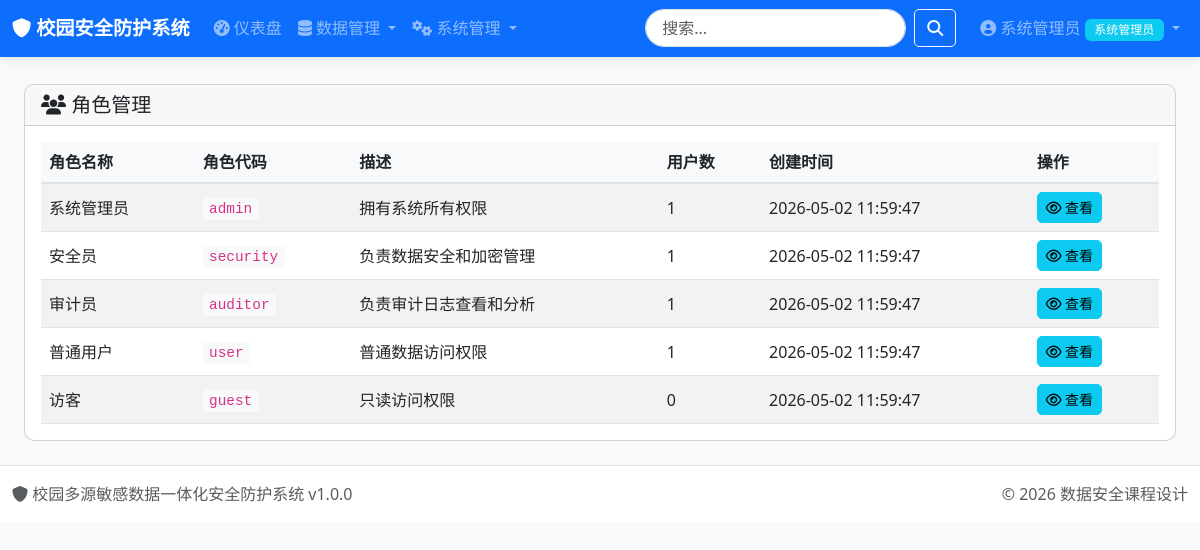
The page /admin/roles (signed in) on the database its author committed.
### tables this page shows
CREATE TABLE users (
                id INTEGER PRIMARY KEY AUTOINCREMENT,
                username VARCHAR(50) UNIQUE NOT NULL,
                password_hash VARCHAR(256) NOT NULL,
                salt VARCHAR(64) NOT NULL,
                real_name VARCHAR(50),
                email VARCHAR(100),
                phone VARCHAR(20),
                role_id INTEGER NOT NULL DEFAULT 3,
                department VARCHAR(100),
                position VARCHAR(50),
                status INTEGER DEFAULT 1,
                login_attempts INTEGER DEFAULT 0,
                last_login DATETIME,
                last_login_ip VARCHAR(45),
                password_changed_at DATETIME DEFAULT CURRENT_TIMESTAMP,
                created_at DATETIME DEFAULT CURRENT_TIMESTAMP,
                updated_at DATETIME DEFAULT CURRENT_TIMESTAMP,
                created_by INTEGER,
                FOREIGN KEY (role_id) REFERENCES roles(id)
            );

CREATE TABLE roles (
                id INTEGER PRIMARY KEY AUTOINCREMENT,
                name VARCHAR(50) UNIQUE NOT NULL,
                code VARCHAR(50) UNIQUE NOT NULL,
                description VARCHAR(200),
                level INTEGER DEFAULT 0,
                status INTEGER DEFAULT 1,
                created_at DATETIME DEFAULT CURRENT_TIMESTAMP,
                updated_at DATETIME DEFAULT CURRENT_TIMESTAMP
            );

### app/routes/admin.py (the view)
@admin_bp.route('/roles')
@login_required
@permission_required('role:view')
def roles():
    roles_list = rbac.get_all_roles()
    db = get_db()
    for role in roles_list:
        role['user_count'] = db.fetch_count('users', 'role_id = ?', (role['id'],))
    return render_template('admin/roles.html', roles=roles_list, title='角色管理')

### app.py (called while the page is built)
@login_manager.user_loader
def load_user(user_id):
    return User.get(user_id)

def register_context_processors():
    @app.context_processor
    def inject_now():
        return {'now': datetime.now()}
    @app.context_processor
    def inject_config():
        return {'config': Config}

### core/auth.py (called while the page is built)
    @property
    def is_authenticated(self) -> bool:
        return True

    def get_role(self) -> Dict[str, Any]:
        if self._role is None:
            from core.database import get_db
            db = get_db()
            self._role = db.fetch_one(
                "SELECT * FROM roles WHERE id = ?",
                (self.role_id,)
            )
        return self._role

    def get_permissions(self) -> List[str]:
        if self._permissions is None:
            from core.database import get_db
            db = get_db()
            results = db.fetch_all(
                """
                SELECT p.code
                FROM permissions p
                JOIN role_permissions rp ON p.id = rp.permission_id
                WHERE rp.role_id = ?
                """,
                (self.role_id,)
            )
            self._permissions = [r['code'] for r in results]
        return self._permissions

    def has_permission(self, permission: str) -> bool:
        return permission in self.get_permissions()

    @staticmethod
    def get(user_id: int) -> Optional['User']:
        from core.database import get_db
        db = get_db()
        user_data = db.fetch_one(
            "SELECT * FROM users WHERE id = ?",
            (user_id,)
        )
        return User(user_data) if user_data else None

### core/database.py (called while the page is built, shortened)
def get_db() -> DatabaseManager:
    if _db_manager is None:
        raise RuntimeError("数据库未初始化，请先调用 init_database()")
    return _db_manager

    def get_connection(self) -> sqlite3.Connection:
        return _local.connection

    def fetch_one(self, query: str, params: tuple = None) -> Optional[Dict]:
        conn = self.get_connection()
        cursor = conn.cursor()
        if params:
            cursor.execute(query, params)
        else:
            cursor.execute(query)
        row = cursor.fetchone()
        return dict(row) if row else None

    def fetch_all(self, query: str, params: tuple = None) -> List[Dict]:
        conn = self.get_connection()
        cursor = conn.cursor()
        if params:
            cursor.execute(query, params)
        else:
            cursor.execute(query)
        rows = cursor.fetchall()
        return [dict(row) for row in rows]

### templates/admin/roles.html (shortened to what this page needs)
{% extends "base.html" %}
{% block content %}
<div class="container-fluid">
    <div class="row">
        <div class="col-12">
            <div class="card">
                <div class="card-header d-flex justify-content-between align-items-center">
                    <h5 class="card-title mb-0"><i class="fa fa-users"></i> 角色管理</h5>
                </div>
                <div class="card-body">
                    <div class="table-responsive">
                        <table class="table table-striped table-hover">
                            <thead>
                                <tr>
                                    <th>角色名称</th>
                                    <th>角色代码</th>
                                    <th>描述</th>
                                    <th>用户数</th>
                                    <th>创建时间</th>
                                    <th>操作</th>
                                </tr>
                            </thead>
                            <tbody>
                                {% for role in roles %}
                                <tr>
                                    <td>{{ role.name }}</td>
                                    <td><code>{{ role.code }}</code></td>
                                    <td>{{ role.description or '-' }}</td>
                                    <td>{{ role.user_count or 0 }}</td>
                                    <td>{{ role.created_at }}</td>
                                    <td>
                                        <a href="{{ url_for('admin.role_detail', role_id=role.id) }}" class="btn btn-sm btn-info">
                                            <i class="fa fa-eye"></i> 查看
                                        </a>
                                    </td>
                                </tr>
                                {% endfor %}
                            </tbody>
                        </table>
                    </div>
                </div>
            </div>
        </div>
    </div>
</div>
{% endblock %}

### templates/base.html (shortened to what this page needs)
<!DOCTYPE html>
<html lang="zh-CN">
<head>
    <link href="https://cdn.jsdelivr.net/npm/bootstrap@5.3.0/dist/css/bootstrap.min.css" rel="stylesheet">
    <link href="https://cdn.jsdelivr.net/npm/font-awesome@4.7.0/css/font-awesome.min.css" rel="stylesheet">
    <link href="{{ url_for('static', filename='css/style.css') }}" rel="stylesheet">
</head>
<body class="bg-light">
    <nav class="navbar navbar-expand-lg navbar-dark bg-primary fixed-top">
        <div class="container-fluid">
            <a class="navbar-brand" href="{{ url_for('main.index') }}">
                <i class="fa fa-shield"></i> 校园安全防护系统
            </a>
            <div class="collapse navbar-collapse" id="navbarNav">
                <ul class="navbar-nav me-auto">
                    <li class="nav-item">
                        <a class="nav-link" href="{{ url_for('main.dashboard') }}">
                            <i class="fa fa-dashboard"></i> 仪表盘
                        </a>
                    </li>
                    <li class="nav-item dropdown">
                        <a class="nav-link dropdown-toggle" href="#" data-bs-toggle="dropdown">
                            <i class="fa fa-database"></i> 数据管理
                        </a>
                    </li>
                    {% if current_user.is_authenticated and current_user.has_permission('user:view') %}
                    <li class="nav-item dropdown">
                        <a class="nav-link dropdown-toggle" href="#" data-bs-toggle="dropdown">
                            <i class="fa fa-cogs"></i> 系统管理
                        </a>
                    </li>
                    {% endif %}
                </ul>
                <form class="d-flex me-3" action="{{ url_for('main.search') }}" method="get">
                    <input class="form-control me-2" type="search" name="q" placeholder="搜索..."
                        value="{{ request.args.get('q', '') }}">
                    <button class="btn btn-outline-light" type="submit">
                        <i class="fa fa-search"></i>
                    </button>
                </form>
                <ul class="navbar-nav">
                    {% if current_user.is_authenticated %}
                    <li class="nav-item dropdown">
                        <a class="nav-link dropdown-toggle" href="#" data-bs-toggle="dropdown">
                            <i class="fa fa-user-circle"></i>
                            {{ current_user.real_name or current_user.username }}
                            {% if current_user.get_role() %}
                            <span class="badge bg-info">{{ current_user.get_role()['name'] }}</span>
                            {% endif %}
                        </a>
                    </li>
                    {% else %}
                    <li class="nav-item">
                        <a class="nav-link" href="{{ url_for('auth.login') }}">
                            <i class="fa fa-sign-in"></i> 登录
                        </a>
                    </li>
                    {% endif %}
                </ul>
            </div>
        </div>
    </nav>
    <main class="container-fluid py-4" style="margin-top: 60px;">
        {% block content %}{% endblock %}
    </main>
    <footer class="footer mt-auto py-3 bg-white border-top">
        <div class="container-fluid">
            <div class="row">
                <div class="col-md-6">
                    <span class="text-muted">
                        <i class="fa fa-shield"></i> 校园多源敏感数据一体化安全防护系统 v1.0.0
                    </span>
                </div>
                <div class="col-md-6 text-end">
                    <span class="text-muted">
                        © 2026 数据安全课程设计
                    </span>
                </div>
            </div>
        </div>
    </footer>
</body>
</html>

### static/css/style.css (style rules this page uses)
:root { --primary-color: #667eea; --secondary-color: #764ba2; --success-color: #28a745; --danger-color: #dc3545; --warning-color: #ffc107; --info-color: #17a2b8; }
body { font-family: 'Segoe UI', 'Microsoft YaHei', sans-serif; background-color: #f5f7fa; min-height: 100vh; }
.navbar { box-shadow: 0 2px 10px rgba(0, 0, 0, 0.1); }
.navbar-brand { font-weight: 600; font-size: 1.2rem; }
.nav-link { transition: all 0.3s ease; }
.card { border-radius: 10px; transition: all 0.3s ease; }
.card-header { border-radius: 10px 10px 0 0 !important; }
.table { margin-bottom: 0; }
.table th { font-weight: 600; background-color: #f8f9fa; border-bottom: 2px solid #dee2e6; }
.table td { vertical-align: middle; }
.btn { border-radius: 5px; transition: all 0.3s ease; }
.badge { font-weight: 500; padding: 0.4em 0.8em; }
code { background-color: #f8f9fa; padding: 0.2rem 0.4rem; border-radius: 3px; font-size: 0.9em; }
.footer { background-color: white; border-top: 1px solid #e9ecef; }
.form-control[type="search"] { border-radius: 20px; padding-left: 1rem; }

### rows shown on the page
users: real_name "系统管理员"
roles: name "系统管理员", code "admin", description "拥有系统所有权限", user_count "1", created_at "2026-05-02 11:59:47"
roles: name "安全员", code "security", description "负责数据安全和加密管理", status "1", created_at "2026-05-02 11:59:47"
roles: name "审计员", code "auditor", description "负责审计日志查看和分析", status "1", created_at "2026-05-02 11:59:47"
roles: name "普通用户", code "user", description "普通数据访问权限", status "1", created_at "2026-05-02 11:59:47"
roles: name "访客", code "guest", description "只读访问权限", user_count "0", created_at "2026-05-02 11:59:47"
